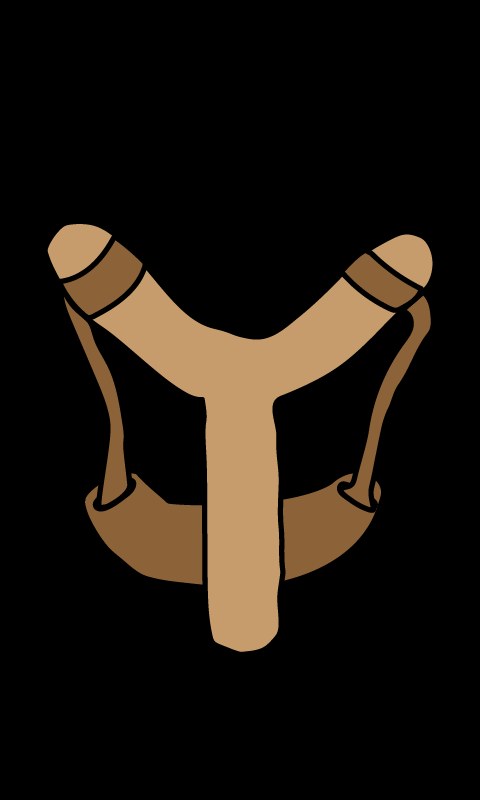

A level layout from a 2D game, rendered from its tile map. Below: a short description, then the map file with tile-grid data replaced by summaries:
An orthogonal 60x100 tile map with 8x8 px tiles, 1 tile layer (Tile Layer 1) and 326 objects.

<map version="1.4" tiledversion="1.4.3" orientation="orthogonal" renderorder="left-down" width="60" height="100" tilewidth="8" tileheight="8" infinite="0" nextlayerid="4" nextobjectid="329">
 <tileset firstgid="1" name="bull" tilewidth="8" tileheight="8" tilecount="13200" columns="60">
  <image source="bull.png" width="480" height="1760" />
 </tileset>
 <objectgroup id="2" name="PiirtoPisteet" visible="0">
  <object id="1" x="213.321" y="641.826">
   <point />
  </object>
  <object id="2" x="217.047" y="646.483">
   <point />
  </object>
  <object id="3" x="223.568" y="648.347">
   <point />
  </object>
  <object id="4" x="231.02" y="651.141">
   <point />
  </object>
  <object id="5" x="238.472" y="654.867">
   <point />
  </object>
  <object id="6" x="248.719" y="652.073">
   <point />
  </object>
  <object id="7" x="256.171" y="651.141">
   <point />
  </object>
  <object id="8" x="265.487" y="648.347">
   <point />
  </object>
  <object id="9" x="272.939" y="642.757">
   <point />
  </object>
  <object id="10" x="279.46" y="634.374">
   <point />
  </object>
  <object id="11" x="282.254" y="615.743">
   <point />
  </object>
  <object id="12" x="282.254" y="595.249">
   <point />
  </object>
  <object id="13" x="283.186" y="584.071">
   <point />
  </object>
  <object id="14" x="293.433" y="584.071">
   <point />
  </object>
  <object id="15" x="306.474" y="577.55">
   <point />
  </object>
  <object id="16" x="314.858" y="572.892">
   <point />
  </object>
  <object id="17" x="329.762" y="565.44">
   <point />
  </object>
  <object id="18" x="341.872" y="557.056">
   <point />
  </object>
  <object id="19" x="347.462" y="554.262">
   <point />
  </object>
  <object id="20" x="360.503" y="544.015">
   <point />
  </object>
  <object id="21" x="366.092" y="533.768">
   <point />
  </object>
  <object id="22" x="373.544" y="521.658">
   <point />
  </object>
  <object id="23" x="376.339" y="514.206">
   <point />
  </object>
  <object id="24" x="382.86" y="505.822">
   <point />
  </object>
  <object id="25" x="383.791" y="489.986">
   <point />
  </object>
  <object id="26" x="379.134" y="481.602">
   <point />
  </object>
  <object id="27" x="354.914" y="471.355">
   <point />
  </object>
  <object id="28" x="343.735" y="475.082">
   <point />
  </object>
  <object id="29" x="333.489" y="478.808">
   <point />
  </object>
  <object id="30" x="322.31" y="487.191">
   <point />
  </object>
  <object id="31" x="312.063" y="489.986">
   <point />
  </object>
  <object id="32" x="330.694" y="482.534">
   <point />
  </object>
  <object id="33" x="305.543" y="493.712">
   <point />
  </object>
  <object id="34" x="293.433" y="496.507">
   <point />
  </object>
  <object id="35" x="285.049" y="499.301">
   <point />
  </object>
  <object id="36" x="281.323" y="503.027">
   <point />
  </object>
  <object id="37" x="282.254" y="511.411">
   <point />
  </object>
  <object id="38" x="281.323" y="521.658">
   <point />
  </object>
  <object id="39" x="280.391" y="527.247">
   <point />
  </object>
  <object id="40" x="281.323" y="536.563">
   <point />
  </object>
  <object id="41" x="281.323" y="547.741">
   <point />
  </object>
  <object id="42" x="280.391" y="554.262">
   <point />
  </object>
  <object id="43" x="280.391" y="561.714">
   <point />
  </object>
  <object id="44" x="282.254" y="572.892">
   <point />
  </object>
  <object id="45" x="282.254" y="578.482">
   <point />
  </object>
  <object id="46" x="210.526" y="631.579">
   <point />
  </object>
  <object id="47" x="208.663" y="621.332">
   <point />
  </object>
  <object id="48" x="208.663" y="604.565">
   <point />
  </object>
  <object id="49" x="208.663" y="590.592">
   <point />
  </object>
  <object id="50" x="202.143" y="585.934">
   <point />
  </object>
  <object id="51" x="192.827" y="586.865">
   <point />
  </object>
  <object id="52" x="184.443" y="587.797">
   <point />
  </object>
  <object id="53" x="175.128" y="587.797">
   <point />
  </object>
  <object id="54" x="158.361" y="586.865">
   <point />
  </object>
  <object id="55" x="164.881" y="586.865">
   <point />
  </object>
  <object id="56" x="152.771" y="584.071">
   <point />
  </object>
  <object id="57" x="140.661" y="581.276">
   <point />
  </object>
  <object id="58" x="132.278" y="575.687">
   <point />
  </object>
  <object id="59" x="124.825" y="569.166">
   <point />
  </object>
  <object id="60" x="116.442" y="563.577">
   <point />
  </object>
  <object id="61" x="109.921" y="556.125">
   <point />
  </object>
  <object id="62" x="99.674" y="544.946">
   <point />
  </object>
  <object id="63" x="92.2217" y="533.768">
   <point />
  </object>
  <object id="64" x="89.4271" y="518.864">
   <point />
  </object>
  <object id="65" x="84.7694" y="509.548">
   <point />
  </object>
  <object id="66" x="86.6325" y="499.301">
   <point />
  </object>
  <object id="67" x="90.3586" y="492.781">
   <point />
  </object>
  <object id="68" x="97.8109" y="489.054">
   <point />
  </object>
  <object id="69" x="103.4" y="482.534">
   <point />
  </object>
  <object id="70" x="133.209" y="473.218">
   <point />
  </object>
  <object id="71" x="137.867" y="476.013">
   <point />
  </object>
  <object id="72" x="145.319" y="481.602">
   <point />
  </object>
  <object id="73" x="153.703" y="489.054">
   <point />
  </object>
  <object id="74" x="162.087" y="497.438">
   <point />
  </object>
  <object id="75" x="166.744" y="499.301">
   <point />
  </object>
  <object id="76" x="176.06" y="504.891">
   <point />
  </object>
  <object id="77" x="186.306" y="506.754">
   <point />
  </object>
  <object id="78" x="196.553" y="506.754">
   <point />
  </object>
  <object id="79" x="201.211" y="506.754">
   <point />
  </object>
  <object id="80" x="206.8" y="507.685">
   <point />
  </object>
  <object id="81" x="204.006" y="517">
   <point />
  </object>
  <object id="82" x="204.937" y="530.042">
   <point />
  </object>
  <object id="83" x="204.006" y="542.152">
   <point />
  </object>
  <object id="84" x="203.074" y="548.673">
   <point />
  </object>
  <object id="85" x="204.006" y="556.125">
   <point />
  </object>
  <object id="86" x="203.074" y="567.303">
   <point />
  </object>
  <object id="87" x="130.415" y="467.629">
   <point />
  </object>
  <object id="88" x="130.415" y="479.739">
   <point />
  </object>
  <object id="89" x="131.346" y="487.191">
   <point />
  </object>
  <object id="90" x="124.825" y="493.712">
   <point />
  </object>
  <object id="91" x="121.099" y="499.301">
   <point />
  </object>
  <object id="92" x="113.647" y="503.959">
   <point />
  </object>
  <object id="93" x="103.4" y="511.411">
   <point />
  </object>
  <object id="94" x="356.777" y="473.218">
   <point />
  </object>
  <object id="95" x="352.119" y="480.671">
   <point />
  </object>
  <object id="96" x="338.146" y="487.191">
   <point />
  </object>
  <object id="97" x="343.735" y="496.507">
   <point />
  </object>
  <object id="98" x="348.393" y="502.096">
   <point />
  </object>
  <object id="99" x="357.708" y="506.754">
   <point />
  </object>
  <object id="100" x="362.366" y="507.685">
   <point />
  </object>
  <object id="101" x="377.271" y="462.04">
   <point />
  </object>
  <object id="102" x="380.997" y="445.272">
   <point />
  </object>
  <object id="103" x="382.86" y="435.957">
   <point />
  </object>
  <object id="104" x="390.312" y="422.916">
   <point />
  </object>
  <object id="105" x="394.038" y="408.011">
   <point />
  </object>
  </objectgroup>
 <objectgroup id="3" name="VoittoPisteet">
  <!-- 37 objects omitted --></objectgroup>
 <layer id="1" name="Tile Layer 1" width="60" height="100">
  <data>[6000 cells, 5940 non-empty, 5940 distinct tile ids]</data>
 </layer>
</map>
<!-- 221 of 326 objects omitted -->
